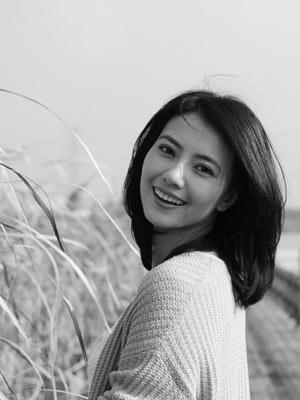
%> input picture code/频谱分析/beauty.jpg, 300 x 400 px
$ octave a_p.m   (GNU Octave 9; MATLAB toolbox functions it lacks are replaced by stand-ins)
%> lines starting %> are read from the running program, lines starting %| are printed output that depends on the picture
A=imread('beauty.jpg');
%> A is the input picture: size 400x300 uint8; min 0, max 255, mean 166.1
A=A(101:320,8:300);
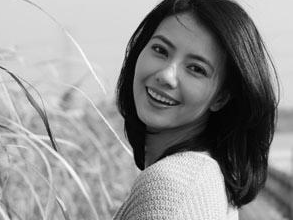
%> A: size 220x293 uint8; min 0, max 254, mean 142.1
B=imread('sheep.jpg');
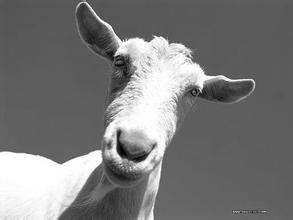
%> input picture code/频谱分析/sheep.jpg, 293 x 220 px
%> B is the input picture: size 220x293x3 uint8; min 0, max 255, mean 121
B=rgb2gray(B);
%> B: size 220x293 uint8

Af=fft2(A);
Bf=fft2(B);

AfA=abs(Af);
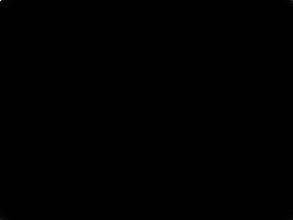
%> AfA: size 220x293 double; min 4.28, max 9160272, mean 3720.6; drawn with min black and max white
AfB=angle(Af);
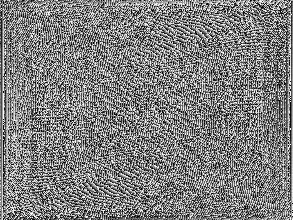
%> AfB: size 220x293 double; min -3.14, max 3.14, mean -7.05e-18; drawn with min black and max white

BfA=abs(Bf);
BfB=angle(Bf);
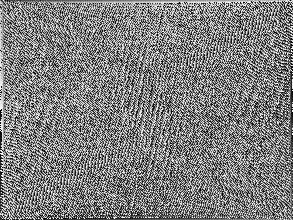
%> BfB: size 220x293 double; min -3.14, max 3.14, mean -4.87e-05; drawn with min black and max white

AfR=AfA.*cos(BfB)+AfA.*sin(BfB).*i;
BfR=BfA.*cos(AfB)+BfA.*sin(AfB).*i;

AR=abs(ifft2(AfR));
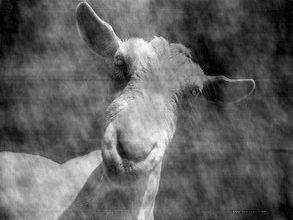
%> AR: size 220x293 double; min 0.0528, max 375.1, mean 142.4; drawn with min black and max white
BR=abs(ifft2(BfR));
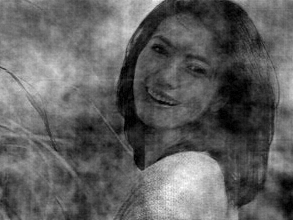
%> BR: size 220x293 double; min 0.0166, max 320.9, mean 121; drawn with min black and max white

subplot(2,2,1);
imshow(A);
title('beauty');

subplot(2,2,2);
imshow(B);
title('sheep');


subplot(2,2,3);
imshow(AR,[]);
title('beauty-sheep');

subplot(2,2,4);
imshow(BR,[]);
title('sheep-beauty');

imwrite(A,'beauti.jpg');
imwrite(mat2gray(AR),'beauty-sheep.jpg');
imwrite(mat2gray(BR),'sheep-beauty.jpg');
